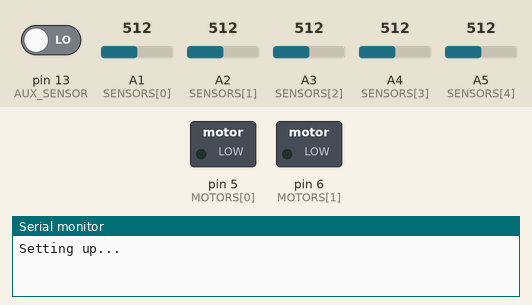
Simulated run of this sketch. Board: Arduino Uno, built with avr-gcc and run on an emulated ATmega328P. On the bench: switched loads named in the sketch (green lamp = pin HIGH), the last lines printed to the serial monitor. The inputs (shaded band) are chosen by the test bench; at power-on: A2 (SENSORS[1]) = 512, A5 (SENSORS[4]) = 512, A1 (SENSORS[0]) = 512, pin 13 (AUX_SENSOR) LOW, A3 (SENSORS[2]) = 512, A4 (SENSORS[3]) = 512.

Above: at 0.8 s.
0.9 s: A2 (SENSORS[1]) set to 865
2.4 s: A2 (SENSORS[1]) set to 897
At 3.6 s:
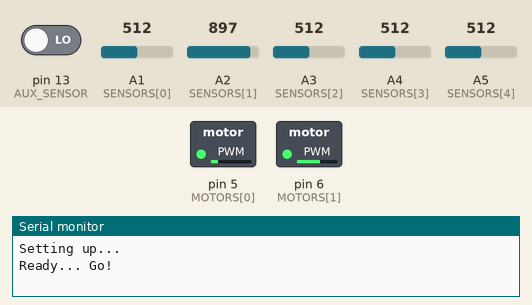
3.9 s: A5 (SENSORS[4]) set to 583
5.4 s: A5 (SENSORS[4]) set to 616
At 6.3 s:
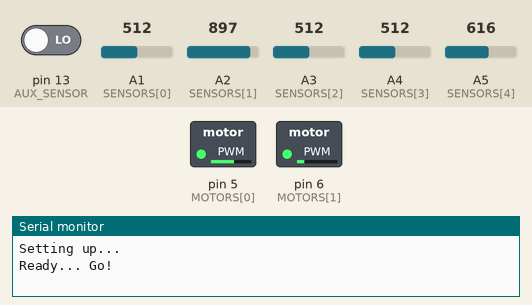
6.9 s: A5 (SENSORS[4]) set to 490
At 7.4 s:
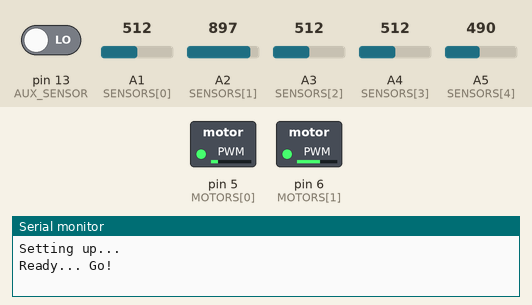
8.4 s: A1 (SENSORS[0]) set to 992
At 9.8 s:
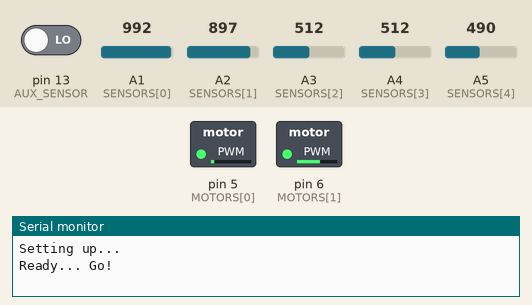
Timing chart, 0 to 10.9 s (numbered marks = the images above; inputs shaded):
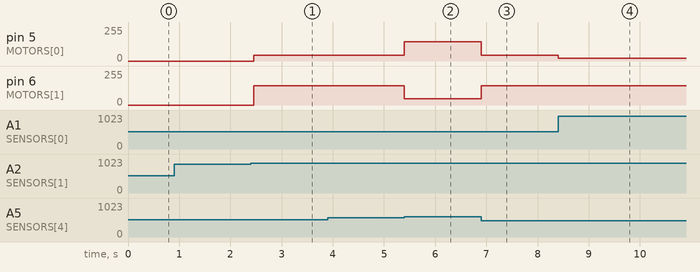

Measured:
- the behaviour switches between 880 and 881 on A2 (SENSORS[1]) (found by bisection; images 0 and 1)
- the behaviour switches between 600 and 601 on A5 (SENSORS[4]) (found by bisection; images 1 and 2)
- after the input at 0.9 s, every drawn part: stays the same
- after the input at 2.4 s, pin 5 (MOTORS[0]): 0/255 → 44/255 after 0.06 s; pin 6 (MOTORS[1]): 0/255 → 145/255 after 0.06 s
- after the input at 3.9 s, every drawn part: stays the same
- after the input at 5.4 s, pin 5 (MOTORS[0]): 44/255 → 145/255 at once; pin 6 (MOTORS[1]): 145/255 → 46/255 at once
- after the input at 6.9 s, pin 5 (MOTORS[0]): 145/255 → 44/255 at once; pin 6 (MOTORS[1]): 46/255 → 145/255 at once
- after the input at 8.4 s, pin 5 (MOTORS[0]): 44/255 → 21/255 at once

The sketch:

angle.ino
```cpp
const int    SENSORS[5]       = {A1, A2, A3, A4, A5};
const int    AUX_SENSOR       = 13;
const int    LIMITS[5]        = {880, 880, 880, 880, 600};
//const double SENSOR_ANGLES[4] = {5.357943, 6.795100, 6.795100, 6.675638};
const double SENSOR_ANGLES[4] = {14.96989, 20.85526, 20.85526, 18.96187};

const int    MOTORS[2]        = {5, 6};
const int    WIGHTS[2]        = {3, 6};
const int    POT              = A0;
const int    WINDOW           = 4;
const int    MAX_SPEED        = 190;
/*
 * Definição do parâmetro de velocidade ( Mínimo 0 - 255 Máximo )
 * Limite para 200 considerando a segurança
 */
int currentSpeed[2] = {0, 0};
int lastValidValue = 0;
/*
 * Velocidade mxima
 */
int maxSpeed = 190;
int lostCount = 0;

int ready2stop = 0;

/*
 * ======================================================================================
 */
void setup() {

   for (int i = 0; i < 5; i++)
      pinMode(SENSORS[i], INPUT);

   pinMode(AUX_SENSOR, INPUT);

   for (int i = 0; i < 2; i++)
      pinMode(MOTORS[i], OUTPUT);

   Serial.begin(9600);

   Serial.println(F("Setting up..."));

   setMaxSpeedFromManualSensor();

   /*
    * Ler pelo menos quinhentas vezes seguidas algum valor
    * nos sensores centrais (sensores 2,3,4).
    */
   int count = 0;

   while (count < 100) {

      int currentValue = getCurrentRead();

      if (currentValue > 1 && currentValue < 16 && readAuxSensor() == 1)
         count++;
      else
         count = 0;
   }

   Serial.println(F("Ready... Go!"));

   defineSpeed(maxSpeed, maxSpeed);
}

/*
 * ======================================================================================
 */
void loop() {

   adjust(getCurrentRead(), readAuxSensor());
}

/**
 * ======================================================================================
 */
int getCurrentRead() {

   int result = 0;

   for (int i = 0; i < 5; i++)
      result |= analogRead(SENSORS[i]) > LIMITS[i] ? 1 << i : 0;

   return result;
}

/**
 * ======================================================================================
 */
void defineSpeed(int velocityA, int velocityB) {
   analogWrite(MOTORS[0], velocityA);
   analogWrite(MOTORS[1], velocityB);
   currentSpeed[0] = velocityA;
   currentSpeed[1] = velocityB;
}

/**
 * ======================================================================================
 */
void adjust(int currentValue, int ras) {

   if (currentValue > 0) {

      if (currentValue == 4 && ready2stop <= 500) {

         defineSpeed(maxSpeed, maxSpeed);
         ready2stop++;

      } else if (currentValue == 31 || currentValue == 14)
        defineSpeed(maxSpeed, maxSpeed);

      else if (currentValue == 4 && ras == 1 && ready2stop > 500) {
         delay(300);
         defineSpeed(0, 0);
         delay(20000);
      }
      else {

          if (currentValue == 7)
             turnLeft(currentValue);

          /*
           * Definindo mesma velocidade quando centralizado
           */
          else if (currentValue == 28)
             turnRight(currentValue);

          /*
           * Desvio a esquerda
           */
          else if (currentValue < 8)
             turnLeft(currentValue);

          /*
           * Desvio a esquerda
           */
          else if (currentValue < 29)
             turnRight(currentValue);

          lostCount = 0;

          ready2stop = 0;

          lastValidValue = currentValue;
      }
   }

   /*
    * Se o carro se perder
    */
   else {

      ready2stop = 0;

      if (lostCount > 4) {

         lostCount = 0;

         if (lastValidValue > 0 && lastValidValue < 8 && lastValidValue != 4)
            turnLeft(lastValidValue);

         else if (lastValidValue > 4 && lastValidValue < 29)
            turnRight(lastValidValue);
       }
       else
         lostCount++;
    }
}

/**
 * ======================================================================================
 */
void setMaxSpeedFromManualSensor() {
   maxSpeed = analogRead(POT);
   maxSpeed = map(maxSpeed, 0, 670, 0, 190);
}

/**
 * ======================================================================================
 */
void turnLeft(int currentValue) {

  if (currentValue == 0) return;

   int leftPwm = 0;

   if (currentValue == 1)
      leftPwm = (int)pwmFromDegree(degreeFromPwm(maxSpeed) - (SENSOR_ANGLES[0] + SENSOR_ANGLES[1])) / WIGHTS[1];

   else if (currentValue == 2)
      leftPwm = (int)pwmFromDegree(degreeFromPwm(maxSpeed) - (SENSOR_ANGLES[1])) / WIGHTS[0];

   else if (currentValue == 3)
      leftPwm = (int)pwmFromDegree(degreeFromPwm(maxSpeed) - (SENSOR_ANGLES[0] / 2 + SENSOR_ANGLES[1])) / WIGHTS[1];

   else if (currentValue == 7)
      leftPwm = (int)pwmFromDegree(degreeFromPwm(maxSpeed) - 180) / WIGHTS[1];

   else {
      leftPwm = (int)pwmFromDegree(degreeFromPwm(maxSpeed) - (SENSOR_ANGLES[1] / 2)) / WIGHTS[0];
   }

   defineSpeed(leftPwm, maxSpeed);
}

/**
 * ======================================================================================
 */
void turnRight(int currentValue) {

  if (currentValue == 0) return;

  int rightPwm = 0;

   if (currentValue == 16)
      rightPwm = (int)pwmFromDegree(degreeFromPwm(maxSpeed) - (SENSOR_ANGLES[3] + SENSOR_ANGLES[2])) / WIGHTS[1];

   else if (currentValue == 8)
      rightPwm = (int)pwmFromDegree(degreeFromPwm(maxSpeed) - (SENSOR_ANGLES[2])) / WIGHTS[0];

   else if (currentValue == 24)
      rightPwm = (int)pwmFromDegree(degreeFromPwm(maxSpeed) - (SENSOR_ANGLES[3] / 2 + SENSOR_ANGLES[2])) / WIGHTS[1];

   else if (currentValue == 28)
      rightPwm = (int)pwmFromDegree(degreeFromPwm(maxSpeed) - 180) / WIGHTS[1];

   else {
      rightPwm = (int)pwmFromDegree(degreeFromPwm(maxSpeed) - (SENSOR_ANGLES[2] / 2)) / WIGHTS[0];
   }

   defineSpeed(maxSpeed, rightPwm);
}

/**
 * ======================================================================================
 */
double pwmFromDegree(double degree) {
   return 27.6527 + 0.5251 * degree;
}

/**
 * ======================================================================================
 */
double degreeFromPwm(double pwm) {
   return -46.831 + 1.856 * pwm;
}

int readAuxSensor() {
   return 1 - digitalRead(AUX_SENSOR);
}
```
